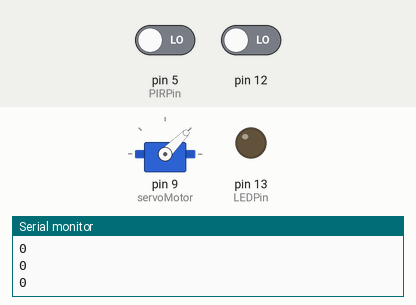
A sketch run on a simulated Arduino Uno, built with avr-gcc and run on an emulated ATmega328P. Shown: servo, output pins drawn as LEDs (lit = HIGH), the last lines printed to the serial monitor. Inputs (shaded band) come from the test bench; at power-on: pin 12 LOW, pin 5 (PIRPin) LOW. The modem accepts every AT command (registered, SIM ready, sends succeed) and sends nothing else.

Above: at 2.8 s.
2.9 s: pin 12 driven HIGH
At 3.8 s:
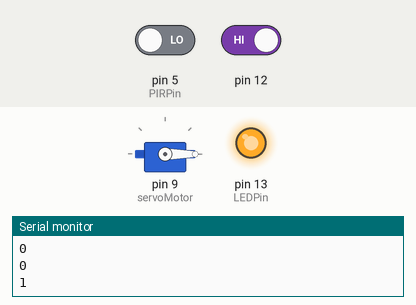
6.5 s: pin 5 (PIRPin) driven HIGH
At 7.8 s:
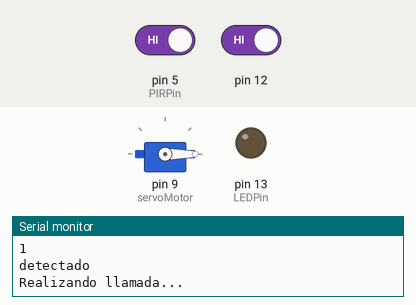
Timing chart, 0 to 39.6 s (numbered marks = the images above; inputs shaded):
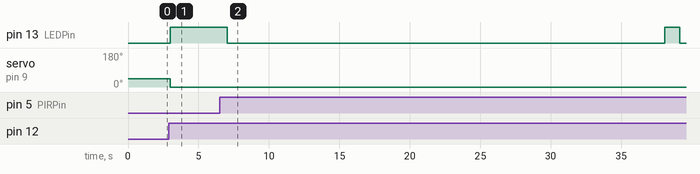

The sketch:

sketch_nov25a.ino
```cpp
#include <Servo.h>
#include <SoftwareSerial.h>
Servo servoMotor;
const int PIRPin= 5;
SoftwareSerial SIM900(7, 8);

void setup() {
  SIM900.begin(19200);
  Serial.begin(19200);
  pinMode(12,INPUT);
  pinMode(13,OUTPUT);
  servoMotor.attach(9);
  pinMode(PIRPin, INPUT);

}

void llamar()
   {
      Serial.println("Realizando llamada...");
      SIM900.println("ATD6642923050;");  //Comando AT para realizar una llamada
      delay(15000);  // Espera 20 segundos mientras realiza la llamada
      SIM900.println("ATH");  // Cuelga la llamada
      delay(1000);
      Serial.println("Llamada finalizada");
   }

void mensaje_sms()
{
 Serial.println("Enviando SMS...");
      SIM900.print("AT+CMGF=1\r");  //Configura el modo texto para enviar o recibir mensajes
      delay(1000);
      SIM900.println("AT+CMGS=\"6642923050\"");  //Numero al que vamos a enviar el mensaje
      delay(1000);
      SIM900.println("El sensor detecto que alguien esta en tu casa.");  // Texto del SMS
      delay(100);
      SIM900.println((char)26); //Comando de finalización ^Z
      delay(100);
      SIM900.println();
      delay(5000);  // Esperamos un tiempo para que envíe el SMS
      Serial.println("SMS enviado");
}

void mensaje_sms2()
{
 Serial.println("Enviando SMS...");
      SIM900.print("AT+CMGF=1\r");  //Configura el modo texto para enviar o recibir mensajes
      delay(1000);
      SIM900.println("AT+CMGS=\"6641975384\"");  //Numero al que vamos a enviar el mensaje
      delay(1000);
      SIM900.println("El sensor detecto que alguien esta en tu casa.");  // Texto del SMS
      delay(100);
      SIM900.println((char)26); //Comando de finalización ^Z
      delay(100);
      SIM900.println();
      delay(5000);  // Esperamos un tiempo para que envíe el SMS
      Serial.println("SMS enviado");
}

void abrircerradura()
{
  // Desplazamos a la posición 0º
  servoMotor.write(0);
  // Esperamos 1 segundo
  delay(1000);
}

void cerrarcerradura()
{
  // Desplazamos a la posición 90º
  servoMotor.write(45);
  // Esperamos 1 segundo
  delay(1000);
}

void detector(int valor)
{
  const int LEDPin = 13;
  if (valor == HIGH)
  {
    digitalWrite(LEDPin, HIGH);
    delay(50);
    digitalWrite(LEDPin, LOW);
    delay(50);
    Serial.println("detectado ");
    delay(500);
    llamar();
    mensaje_sms();
    mensaje_sms2();
  }
  else
  {
    digitalWrite(LEDPin, LOW);
  }

}

void loop() {

  int espval = digitalRead(12);
  Serial.println(espval);

  if (espval == HIGH)
  {
    digitalWrite(13,HIGH);
    abrircerradura();
    int value = digitalRead(PIRPin);
     detector(value);
  }
  else
  {
    digitalWrite(13,LOW);
    cerrarcerradura();
  }

}
```

Measured:
- after the input at 2.9 s, pin 13 (LEDPin): LOW → HIGH after 0.10 s; servo on pin 9 (servoMotor): 45° → 0° after 0.10 s
- after the input at 6.5 s, pin 13 (LEDPin): HIGH → LOW after 0.55 s, → HIGH 31.1 s later, → LOW 1.1 s later
